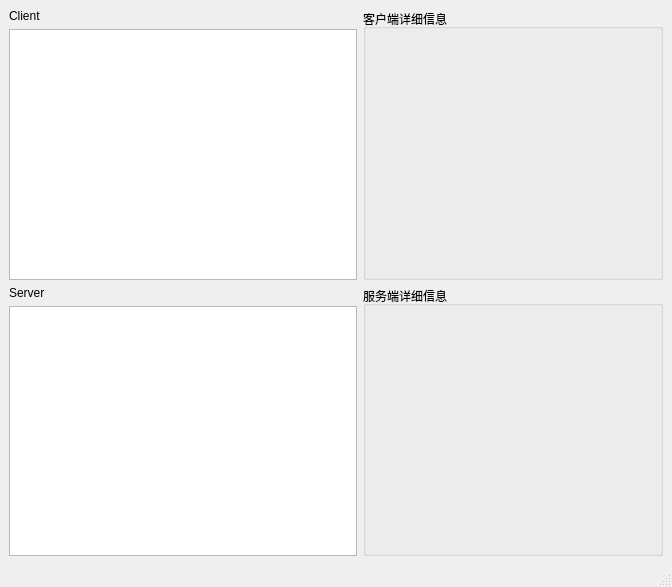
<?xml version="1.0" encoding="UTF-8"?>
<ui version="4.0">
 <class>MainWindow</class>
 <widget class="QMainWindow" name="MainWindow">
  <property name="geometry">
   <rect>
    <x>0</x>
    <y>0</y>
    <width>672</width>
    <height>587</height>
   </rect>
  </property>
  <property name="windowTitle">
   <string>MainWindow</string>
  </property>
  <widget class="QWidget" name="centralwidget">
   <layout class="QGridLayout" name="gridLayout_3">
    <item row="0" column="0">
     <layout class="QHBoxLayout" name="horizontalLayout">
      <item>
       <layout class="QVBoxLayout" name="verticalLayout_3">
        <item>
         <widget class="QLabel" name="lab_Client">
          <property name="maximumSize">
           <size>
            <width>16777215</width>
            <height>20</height>
           </size>
          </property>
          <property name="text">
           <string>Client</string>
          </property>
         </widget>
        </item>
        <item>
         <widget class="QTreeView" name="Client"/>
        </item>
       </layout>
      </item>
      <item>
       <layout class="QVBoxLayout" name="verticalLayout_2">
        <item>
         <widget class="QGroupBox" name="groupBox">
          <property name="maximumSize">
           <size>
            <width>300</width>
            <height>16777215</height>
           </size>
          </property>
          <property name="title">
           <string>客户端详细信息</string>
          </property>
          <layout class="QGridLayout" name="gridLayout">
           <item row="0" column="0">
            <widget class="QStackedWidget" name="stackedWidget_client">
             <property name="maximumSize">
              <size>
               <width>300</width>
               <height>16777215</height>
              </size>
             </property>
             <property name="currentIndex">
              <number>1</number>
             </property>
             <widget class="QWidget" name="page"/>
             <widget class="QWidget" name="page_2"/>
            </widget>
           </item>
          </layout>
         </widget>
        </item>
       </layout>
      </item>
     </layout>
    </item>
    <item row="1" column="0">
     <layout class="QHBoxLayout" name="horizontalLayout_2">
      <item>
       <layout class="QVBoxLayout" name="verticalLayout">
        <item>
         <widget class="QLabel" name="lab_Server">
          <property name="maximumSize">
           <size>
            <width>16777215</width>
            <height>20</height>
           </size>
          </property>
          <property name="text">
           <string>Server</string>
          </property>
         </widget>
        </item>
        <item>
         <widget class="QTreeView" name="Server"/>
        </item>
       </layout>
      </item>
      <item>
       <widget class="QGroupBox" name="groupBox_2">
        <property name="maximumSize">
         <size>
          <width>300</width>
          <height>16777215</height>
         </size>
        </property>
        <property name="title">
         <string>服务端详细信息</string>
        </property>
        <layout class="QGridLayout" name="gridLayout_2">
         <item row="0" column="0">
          <widget class="QStackedWidget" name="stackedWidget_server">
           <property name="maximumSize">
            <size>
             <width>300</width>
             <height>16777215</height>
            </size>
           </property>
           <property name="currentIndex">
            <number>1</number>
           </property>
           <widget class="QWidget" name="page_3"/>
           <widget class="QWidget" name="page_4"/>
          </widget>
         </item>
        </layout>
       </widget>
      </item>
     </layout>
    </item>
   </layout>
  </widget>
  <widget class="QStatusBar" name="statusbar"/>
  <action name="action_open">
   <property name="text">
    <string>打开</string>
   </property>
  </action>
  <action name="action_new">
   <property name="text">
    <string>新建</string>
   </property>
  </action>
  <action name="action_save">
   <property name="text">
    <string>保存</string>
   </property>
  </action>
  <action name="action_about">
   <property name="text">
    <string>关于</string>
   </property>
  </action>
  <action name="action_saveAs">
   <property name="text">
    <string>另存为</string>
   </property>
  </action>
  <action name="action_help">
   <property name="text">
    <string>帮助</string>
   </property>
  </action>
 </widget>
 <resources/>
 <connections/>
</ui>
